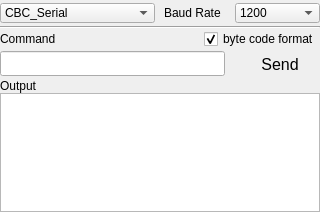
<?xml version="1.0" encoding="UTF-8"?>
<ui version="4.0">
 <class>SerialPage</class>
 <widget class="QWidget" name="SerialPage">
  <property name="geometry">
   <rect>
    <x>0</x>
    <y>0</y>
    <width>320</width>
    <height>212</height>
   </rect>
  </property>
  <property name="minimumSize">
   <size>
    <width>320</width>
    <height>212</height>
   </size>
  </property>
  <property name="maximumSize">
   <size>
    <width>329</width>
    <height>212</height>
   </size>
  </property>
  <property name="windowTitle">
   <string>Form</string>
  </property>
  <layout class="QVBoxLayout">
   <property name="spacing">
    <number>0</number>
   </property>
   <property name="margin">
    <number>0</number>
   </property>
   <item>
    <layout class="QHBoxLayout" name="horizontalLayout_5">
     <property name="spacing">
      <number>6</number>
     </property>
     <property name="topMargin">
      <number>3</number>
     </property>
     <property name="bottomMargin">
      <number>3</number>
     </property>
     <item>
      <widget class="QComboBox" name="ui_portComboBox">
       <property name="minimumSize">
        <size>
         <width>155</width>
         <height>20</height>
        </size>
       </property>
       <property name="maximumSize">
        <size>
         <width>155</width>
         <height>20</height>
        </size>
       </property>
       <item>
        <property name="text">
         <string>CBC_Serial</string>
        </property>
       </item>
      </widget>
     </item>
     <item>
      <spacer name="horizontalSpacer">
       <property name="orientation">
        <enum>Qt::Horizontal</enum>
       </property>
       <property name="sizeHint" stdset="0">
        <size>
         <width>40</width>
         <height>20</height>
        </size>
       </property>
      </spacer>
     </item>
     <item>
      <widget class="QLabel" name="label_3">
       <property name="minimumSize">
        <size>
         <width>65</width>
         <height>20</height>
        </size>
       </property>
       <property name="maximumSize">
        <size>
         <width>65</width>
         <height>20</height>
        </size>
       </property>
       <property name="text">
        <string>Baud Rate</string>
       </property>
      </widget>
     </item>
     <item>
      <widget class="QComboBox" name="ui_baudComboBox">
       <property name="minimumSize">
        <size>
         <width>85</width>
         <height>0</height>
        </size>
       </property>
       <property name="maximumSize">
        <size>
         <width>85</width>
         <height>20</height>
        </size>
       </property>
       <item>
        <property name="text">
         <string>1200</string>
        </property>
       </item>
       <item>
        <property name="text">
         <string>1800</string>
        </property>
       </item>
       <item>
        <property name="text">
         <string>2400</string>
        </property>
       </item>
       <item>
        <property name="text">
         <string>4800</string>
        </property>
       </item>
       <item>
        <property name="text">
         <string>9600</string>
        </property>
       </item>
       <item>
        <property name="text">
         <string>19200</string>
        </property>
       </item>
       <item>
        <property name="text">
         <string>38400</string>
        </property>
       </item>
       <item>
        <property name="text">
         <string>57600</string>
        </property>
       </item>
       <item>
        <property name="text">
         <string>76800</string>
        </property>
       </item>
       <item>
        <property name="text">
         <string>115200</string>
        </property>
       </item>
      </widget>
     </item>
    </layout>
   </item>
   <item>
    <widget class="Line" name="line">
     <property name="orientation">
      <enum>Qt::Horizontal</enum>
     </property>
    </widget>
   </item>
   <item>
    <layout class="QHBoxLayout" name="horizontalLayout_8">
     <item>
      <widget class="QLabel" name="label_2">
       <property name="text">
        <string>Command</string>
       </property>
      </widget>
     </item>
     <item>
      <spacer name="horizontalSpacer_3">
       <property name="orientation">
        <enum>Qt::Horizontal</enum>
       </property>
       <property name="sizeHint" stdset="0">
        <size>
         <width>40</width>
         <height>20</height>
        </size>
       </property>
      </spacer>
     </item>
     <item>
      <widget class="QCheckBox" name="ui_byteCodeCheckBox">
       <property name="text">
        <string>byte code format</string>
       </property>
       <property name="checked">
        <bool>true</bool>
       </property>
      </widget>
     </item>
    </layout>
   </item>
   <item>
    <layout class="QHBoxLayout" name="horizontalLayout_3">
     <property name="spacing">
      <number>9</number>
     </property>
     <item>
      <widget class="QLineEdit" name="ui_commandLineEdit">
       <property name="minimumSize">
        <size>
         <width>225</width>
         <height>0</height>
        </size>
       </property>
       <property name="maximumSize">
        <size>
         <width>225</width>
         <height>25</height>
        </size>
       </property>
      </widget>
     </item>
     <item>
      <spacer name="horizontalSpacer_2">
       <property name="orientation">
        <enum>Qt::Horizontal</enum>
       </property>
       <property name="sizeHint" stdset="0">
        <size>
         <width>40</width>
         <height>20</height>
        </size>
       </property>
      </spacer>
     </item>
     <item>
      <widget class="QPushButton" name="ui_sendButton">
       <property name="minimumSize">
        <size>
         <width>80</width>
         <height>30</height>
        </size>
       </property>
       <property name="maximumSize">
        <size>
         <width>80</width>
         <height>30</height>
        </size>
       </property>
       <property name="styleSheet">
        <string notr="true">QPushButton{
border:0px;
background-image:url(:/actions/rivet80x30L.png);
color:black;
font-size:12pt;
}
QPushButton:pressed{
border:0px;
background-image:url(:/actions/rivet80x30D.png);
color:white;
font-size:12pt;
}</string>
       </property>
       <property name="text">
        <string>Send</string>
       </property>
      </widget>
     </item>
    </layout>
   </item>
   <item>
    <widget class="QLabel" name="label">
     <property name="text">
      <string>Output</string>
     </property>
    </widget>
   </item>
   <item>
    <widget class="QPlainTextEdit" name="ui_outputConsole">
     <property name="minimumSize">
      <size>
       <width>0</width>
       <height>110</height>
      </size>
     </property>
     <property name="maximumSize">
      <size>
       <width>320</width>
       <height>120</height>
      </size>
     </property>
     <property name="styleSheet">
      <string/>
     </property>
    </widget>
   </item>
  </layout>
 </widget>
 <resources/>
 <connections/>
</ui>
